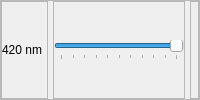
                        <widget class="QFrame" name="Chrolis05_frame">
                         <property name="frameShape">
                          <enum>QFrame::StyledPanel</enum>
                         </property>
                         <property name="frameShadow">
                          <enum>QFrame::Raised</enum>
                         </property>
                         <layout class="QHBoxLayout" name="aa_17">
                          <property name="spacing">
                           <number>5</number>
                          </property>
                          <property name="leftMargin">
                           <number>0</number>
                          </property>
                          <property name="topMargin">
                           <number>0</number>
                          </property>
                          <property name="rightMargin">
                           <number>0</number>
                          </property>
                          <property name="bottomMargin">
                           <number>0</number>
                          </property>
                          <item>
                           <widget class="QFrame" name="Chrolis05_Display_frame">
                            <property name="maximumSize">
                             <size>
                              <width>125</width>
                              <height>16777215</height>
                             </size>
                            </property>
                            <property name="frameShape">
                             <enum>QFrame::StyledPanel</enum>
                            </property>
                            <property name="frameShadow">
                             <enum>QFrame::Raised</enum>
                            </property>
                            <layout class="QHBoxLayout" name="Chrolis05_toggleButton_layout">
                             <property name="spacing">
                              <number>0</number>
                             </property>
                             <property name="leftMargin">
                              <number>0</number>
                             </property>
                             <property name="topMargin">
                              <number>0</number>
                             </property>
                             <property name="rightMargin">
                              <number>5</number>
                             </property>
                             <property name="bottomMargin">
                              <number>0</number>
                             </property>
                             <item>
                              <widget class="QLabel" name="Chrolis05_Display_label">
                               <property name="text">
                                <string>420 nm</string>
                               </property>
                               <property name="alignment">
                                <set>Qt::AlignLeading|Qt::AlignLeft|Qt::AlignVCenter</set>
                               </property>
                              </widget>
                             </item>
                            </layout>
                           </widget>
                          </item>
                          <item>
                           <widget class="QFrame" name="Chrolis05_Slider_frame">
                            <property name="maximumSize">
                             <size>
                              <width>225</width>
                              <height>16777215</height>
                             </size>
                            </property>
                            <property name="frameShape">
                             <enum>QFrame::StyledPanel</enum>
                            </property>
                            <property name="frameShadow">
                             <enum>QFrame::Raised</enum>
                            </property>
                            <layout class="QHBoxLayout" name="horizontalLayout_43">
                             <property name="spacing">
                              <number>0</number>
                             </property>
                             <property name="leftMargin">
                              <number>0</number>
                             </property>
                             <property name="topMargin">
                              <number>0</number>
                             </property>
                             <property name="rightMargin">
                              <number>0</number>
                             </property>
                             <property name="bottomMargin">
                              <number>0</number>
                             </property>
                             <item>
                              <widget class="QSlider" name="Chrolis05_Slider">
                               <property name="maximum">
                                <number>100</number>
                               </property>
                               <property name="sliderPosition">
                                <number>100</number>
                               </property>
                               <property name="orientation">
                                <enum>Qt::Horizontal</enum>
                               </property>
                               <property name="tickPosition">
                                <enum>QSlider::TicksBelow</enum>
                               </property>
                               <property name="tickInterval">
                                <number>10</number>
                               </property>
                              </widget>
                             </item>
                            </layout>
                           </widget>
                          </item>
                          <item>
                           <widget class="QFrame" name="Chrolis05_Light_frame">
                            <property name="maximumSize">
                             <size>
                              <width>50</width>
                              <height>16777215</height>
                             </size>
                            </property>
                            <property name="frameShape">
                             <enum>QFrame::StyledPanel</enum>
                            </property>
                            <property name="frameShadow">
                             <enum>QFrame::Raised</enum>
                            </property>
                            <layout class="QHBoxLayout" name="horizontalLayout_66">
                             <property name="spacing">
                              <number>0</number>
                             </property>
                             <property name="leftMargin">
                              <number>0</number>
                             </property>
                             <property name="topMargin">
                              <number>0</number>
                             </property>
                             <property name="rightMargin">
                              <number>0</number>
                             </property>
                             <property name="bottomMargin">
                              <number>0</number>
                             </property>
                             <item>
                              <widget class="QLabel" name="Chrolis05_Value">
                               <property name="text">
                                <string/>
                               </property>
                               <property name="alignment">
                                <set>Qt::AlignCenter</set>
                               </property>
                              </widget>
                             </item>
                            </layout>
                           </widget>
                          </item>
                         </layout>
                        </widget>
